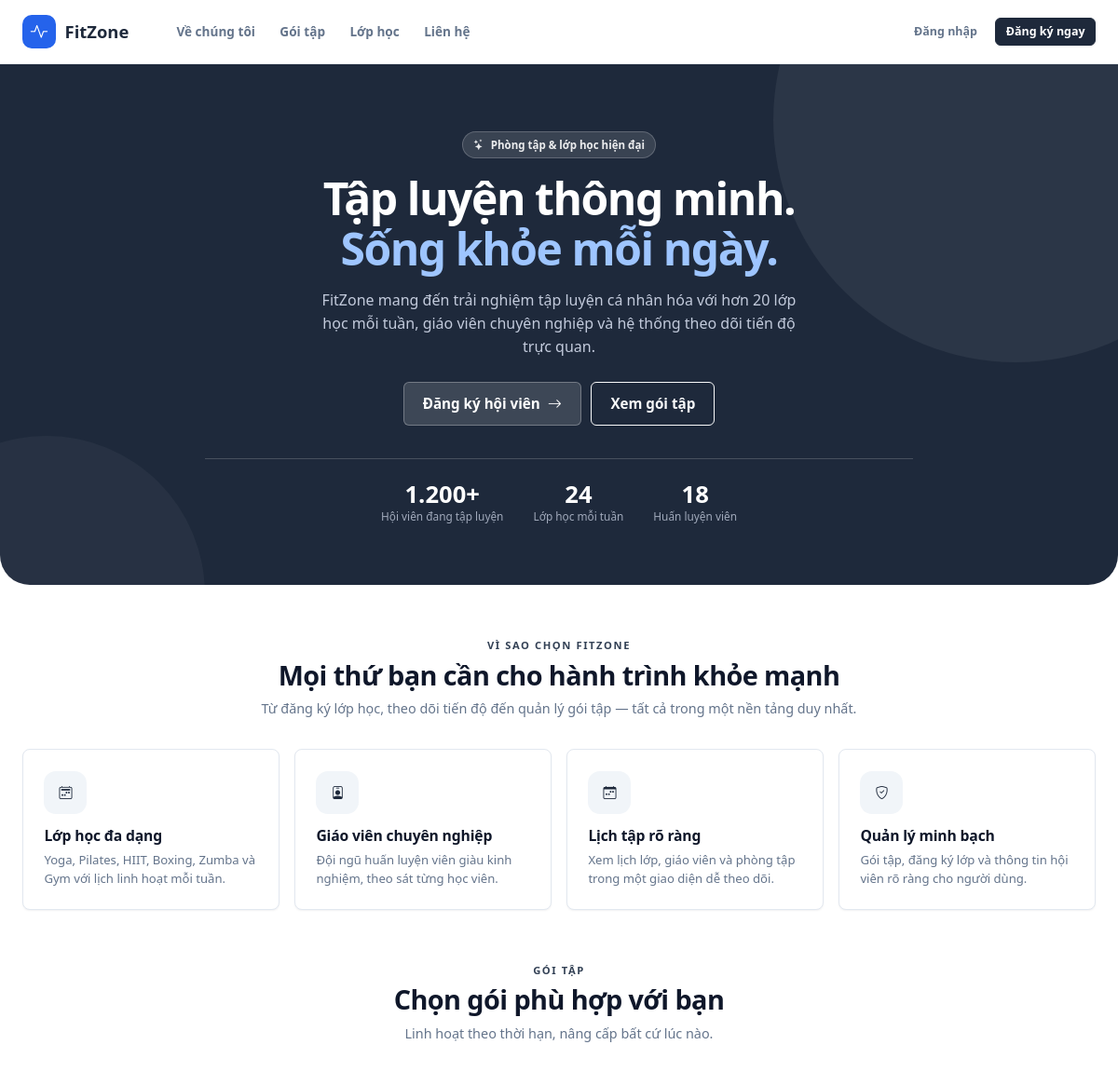
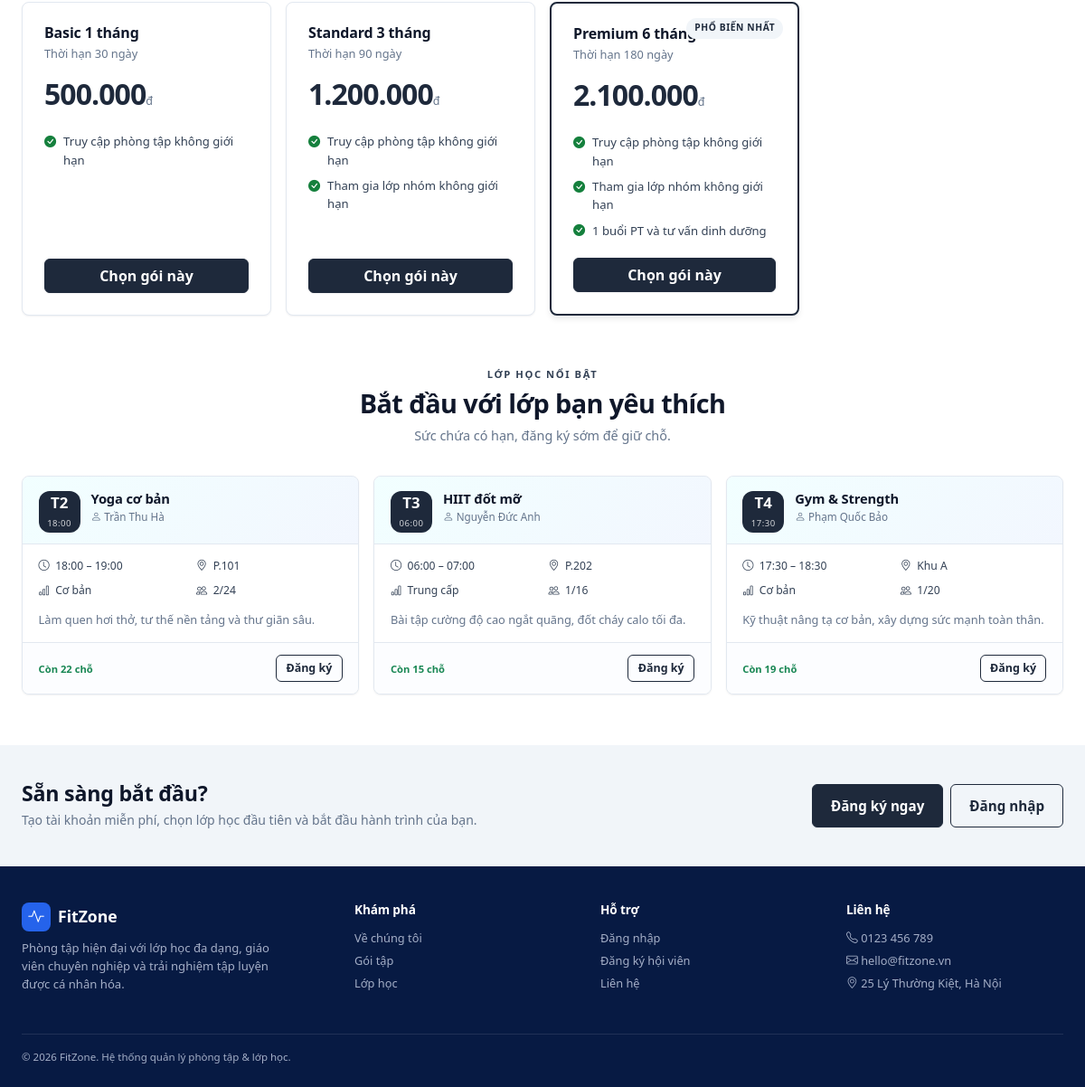
The page / on the database its author committed (2 pictures, top to bottom).
### tables this page shows
CREATE TABLE `goi_tap` (
  `id` int(10) unsigned NOT NULL AUTO_INCREMENT,
  `ten_goi` varchar(100) NOT NULL,
  `thoi_han_ngay` int(11) NOT NULL,
  `gia` bigint(20) NOT NULL,
  `mo_ta` text DEFAULT NULL,
  `cap_do` varchar(20) NOT NULL DEFAULT 'basic',
  `trang_thai` varchar(20) NOT NULL DEFAULT 'dang_ban',
  `deleted_at` datetime DEFAULT NULL,
  `created_at` datetime NOT NULL DEFAULT current_timestamp(),
  `updated_at` datetime NOT NULL DEFAULT current_timestamp() ON UPDATE current_timestamp(),
  PRIMARY KEY (`id`)
);

CREATE TABLE `lop_hoc` (
  `id` int(10) unsigned NOT NULL AUTO_INCREMENT,
  `ten_lop` varchar(100) NOT NULL,
  `giao_vien_id` int(10) unsigned NOT NULL,
  `thu_trong_tuan` tinyint(4) NOT NULL,
  `gio_bat_dau` time NOT NULL,
  `gio_ket_thuc` time NOT NULL,
  `ngay_bat_dau` date NOT NULL,
  `ngay_ket_thuc` date NOT NULL,
  `suc_chua` int(11) NOT NULL,
  `phong_hoc` varchar(50) DEFAULT NULL,
  `mo_ta` text DEFAULT NULL,
  `trinh_do` varchar(50) DEFAULT NULL,
  `goi_tap_toi_thieu` varchar(20) NOT NULL DEFAULT 'basic',
  `trang_thai` varchar(20) NOT NULL DEFAULT 'dang_mo',
  `deleted_at` datetime DEFAULT NULL,
  `created_at` datetime NOT NULL DEFAULT current_timestamp(),
  `updated_at` datetime NOT NULL DEFAULT current_timestamp() ON UPDATE current_timestamp(),
  PRIMARY KEY (`id`),
  KEY `fk_lop_hoc_giao_vien` (`giao_vien_id`),
  CONSTRAINT `fk_lop_hoc_giao_vien` FOREIGN KEY (`giao_vien_id`) REFERENCES `giao_vien` (`id`)
);

CREATE TABLE `giao_vien` (
  `id` int(10) unsigned NOT NULL AUTO_INCREMENT,
  `tai_khoan_id` int(10) unsigned DEFAULT NULL,
  `ho_ten` varchar(100) NOT NULL,
  `sdt` varchar(15) NOT NULL,
  `email` varchar(100) NOT NULL,
  `gioi_thieu` text DEFAULT NULL,
  `trang_thai` varchar(20) NOT NULL DEFAULT 'dang_lam',
  `deleted_at` datetime DEFAULT NULL,
  `created_at` datetime NOT NULL DEFAULT current_timestamp(),
  `updated_at` datetime NOT NULL DEFAULT current_timestamp() ON UPDATE current_timestamp(),
  PRIMARY KEY (`id`),
  UNIQUE KEY `uq_giao_vien_email` (`email`),
  UNIQUE KEY `uq_giao_vien_tai_khoan` (`tai_khoan_id`),
  CONSTRAINT `fk_giao_vien_tai_khoan` FOREIGN KEY (`tai_khoan_id`) REFERENCES `tai_khoan` (`id`) ON DELETE SET NULL
);

### index.php (the view, shortened to what the rows shown need)
<?php
require __DIR__ . '/common/bootstrap.php';
$packages = data_packages();
$classes = data_classes();
$featuredClasses = array_slice($classes, 0, 3);
?>
<!DOCTYPE html>
<html lang="vi">
<head>
    <link rel="stylesheet" href="<?= e(url('/common/assets/vendor/bootstrap/bootstrap.min.css')) ?>">
    <link rel="stylesheet" href="<?= e(url('/common/assets/vendor/bootstrap-icons/bootstrap-icons.css')) ?>">
    <link rel="stylesheet" href="<?= e(url('/common/assets/css/tokens.css')) ?>">
    <link rel="stylesheet" href="<?= e(url('/common/assets/css/app.css')) ?>?v=5">
    <link rel="stylesheet" href="<?= e(url('/common/assets/css/pages.css')) ?>?v=5">
</head>
<body>
<div class="public-shell">
                <span class="brand-mark"><?= icon('activity') ?></span>
    <main id="main-content">
        <section class="hero">
    <div class="hero-inner">
        <div>
            <h1>Tập luyện thông minh.<br><span class="accent">Sống khỏe mỗi ngày.</span></h1>
        </div>
    </div>
</section>
<section class="public-section" id="features">
    <div class="public-section-head">
        <h2>Mọi thứ bạn cần cho hành trình khỏe mạnh</h2>
    </div>
</section>
<section class="public-section pt-0" id="packages">
    <div class="public-section-head">
        <h2>Chọn gói phù hợp với bạn</h2>
    </div>
    <div class="row g-3">
        <?php foreach (array_slice($packages, 0, 4) as $index => $package): ?>
            <div class="col-md-6 col-lg-3">
                <div class="price-card<?= $index === 2 ? ' featured' : '' ?>">
                    <?php if ($index === 2): ?><span class="ribbon">Phổ biến nhất</span><?php endif; ?>
                    <h3><?= e($package['name']) ?></h3>
                    <p class="text-muted-2 text-small mb-0">Thời hạn <?= e((string) $package['days']) ?> ngày</p>
                    <div class="price"><?= e(number_format((float) $package['price'], 0, ',', '.')) ?><small>đ</small></div>
                    <ul>
                        <li><span class="tick"><?= icon('check-circle-fill') ?></span> Truy cập phòng tập không giới hạn</li>
                        <?php if ($package['days'] >= 90): ?>
                            <li><span class="tick"><?= icon('check-circle-fill') ?></span> Tham gia lớp nhóm không giới hạn</li>
                        <?php endif; ?>
                        <?php if ($package['days'] >= 180): ?>
                            <li><span class="tick"><?= icon('check-circle-fill') ?></span> 1 buổi PT và tư vấn dinh dưỡng</li>
                        <?php endif; ?>
                    </ul>
                    <a class="btn btn-primary w-100" href="<?= e(url('/register')) ?>">Chọn gói này</a>
                </div>
            </div>
        <?php endforeach; ?>
    </div>
</section>
<section class="public-section pt-0" id="classes">
    <div class="public-section-head">
        <h2>Bắt đầu với lớp bạn yêu thích</h2>
    </div>
    <div class="row g-3">
        <?php foreach ($featuredClasses as $class): ?>
            <div class="col-md-6 col-lg-4">
                <article class="class-card">
                    <div class="class-card-top">
                        <div class="day-chip">
                            <strong><?= e(weekday_short($class['weekday'])) ?></strong>
                            <span><?= e($class['start']) ?></span>
                        </div>
                        <div>
                            <h3><?= e($class['name']) ?></h3>
                            <div class="teacher"><?= icon('person') ?> <?= e($class['instructor']) ?></div>
                        </div>
                    </div>
                    <div class="class-card-body">
                        <div class="class-meta">
                            <div class="item"><?= icon('clock') ?> <?= e($class['start'] . ' – ' . $class['end']) ?></div>
                            <div class="item"><?= icon('geo-alt') ?> <?= e($class['room']) ?></div>
                            <div class="item"><?= icon('bar-chart') ?> <?= e($class['level']) ?></div>
                            <div class="item"><?= icon('people') ?> <?= e((string) $class['enrolled'] . '/' . (string) $class['capacity']) ?></div>
                        </div>
                        <p class="text-muted-2 text-small mb-0"><?= e($class['desc']) ?></p>
                    </div>
                    <div class="class-card-foot">
                        <span class="availability text-success">Còn <?= e((string) ($class['capacity'] - $class['enrolled'])) ?> chỗ</span>
                        <a class="btn btn-outline-primary btn-sm" href="<?= e(url('/login')) ?>">Đăng ký</a>
                    </div>
                </article>
            </div>
        <?php endforeach; ?>
    </div>
</section>
<section style="background:var(--brand-50);">
    <div class="public-section" style="padding-top:2.5rem;padding-bottom:2.5rem;">
        <div class="d-flex flex-wrap align-items-center gap-3">
            <div>
                <h2 class="mb-1" style="font-size:1.45rem;">Sẵn sàng bắt đầu?</h2>
            </div>
        </div>
    </div>
</section>
    </main>
</div>
<?php require __DIR__ . '/common/partials/foot.php'; ?>

### common/components/ui.php (shortened to what the rows shown need)
<?php
if (!function_exists('icon')) {
    function icon(string $name, string $class = ''): string
    {
        $name = preg_replace('/[^a-z0-9-]/i', '', $name) ?: 'circle';
        return '<i class="bi bi-' . e($name) . ($class !== '' ? ' ' . e($class) : '') . '" aria-hidden="true"></i>';
    }
}
if (!function_exists('weekday_short')) {
    function weekday_short(int $day): string
    {
        return ['', 'T2', 'T3', 'T4', 'T5', 'T6', 'T7', 'CN'][$day] ?? '';
    }
}

### rows shown on the page
goi_tap: ten_goi "Basic 1 tháng", thoi_han_ngay "30", gia "500.000"
goi_tap: ten_goi "Standard 3 tháng", thoi_han_ngay "90", gia "1.200.000"
goi_tap: shows "PHỔ BIẾN NHẤT", ten_goi "Premium 6 tháng", thoi_han_ngay "180", gia "2.100.000"
lop_hoc: thu_trong_tuan "T2", start "18:00", ten_lop "Yoga cơ bản", giao_vien.ho_ten "Trần Thu Hà", end "18:00 – 19:00", phong_hoc "P.101", trinh_do "Cơ bản", capacity "2/24", mo_ta "Làm quen hơi thở, tư thế nền tảng và thư giãn sâu.", enrolled "22"
lop_hoc: thu_trong_tuan "T3", start "06:00", ten_lop "HIIT đốt mỡ", giao_vien.ho_ten "Nguyễn Đức Anh", end "06:00 – 07:00", phong_hoc "P.202", trinh_do "Trung cấp", capacity "1/16", mo_ta "Bài tập cường độ cao ngắt quãng, đốt cháy calo tối đa.", enrolled "15"
lop_hoc: thu_trong_tuan "T4", start "17:30", ten_lop "Gym & Strength", giao_vien.ho_ten "Phạm Quốc Bảo", end "17:30 – 18:30", phong_hoc "Khu A", trinh_do "Cơ bản", capacity "1/20", mo_ta "Kỹ thuật nâng tạ cơ bản, xây dựng sức mạnh toàn thân.", enrolled "19"
